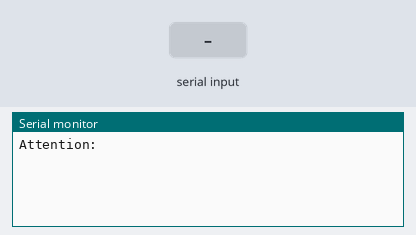
Bench run of a sketch on a simulated Arduino Uno, built with avr-gcc and run on an emulated ATmega328P. On the bench: the last lines printed to the serial monitor. The inputs (shaded band) are chosen by the test bench.

Above: at 1.2 s.
1.3 s: "1" received over Serial
At 1.7 s:
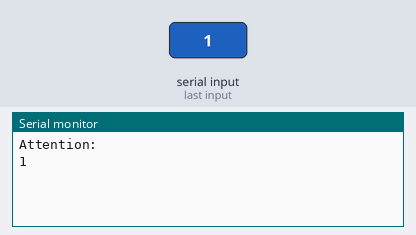
2.8 s: "0" received over Serial
At 4.0 s:
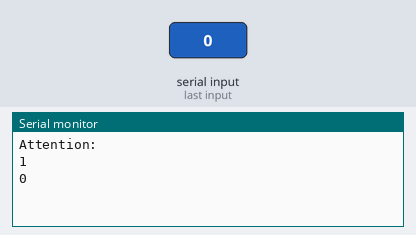
4.3 s: "2" received over Serial
At 5.1 s:
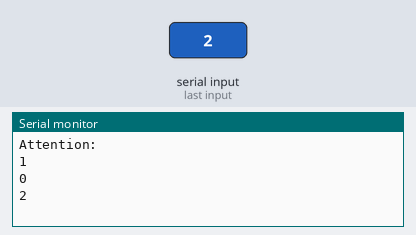

The sketch:

Servo.ino
```cpp
/**
* Created by Dreamtale
* Mail to: dreamtalewind@gmail.com
* At 2015/12/6
*/
#include <Servo.h>
String Bdata = "";


void setup()
{
	Serial.begin(9600);
	Serial.println("Attention:");
}

void loop()
{
	// Input format: first_position, second_position, third_position
	// Intenger
	while (Serial.available())
	{
		Bdata += (char)Serial.read();
		delay(1);
	}

	if (Bdata.length() != 0)
	{
		Serial.println(Bdata);
                Serial.println();
	}

	Bdata = "";			// Clear Bdata
	delay(10);
}
```

Measured:
- after the input at 1.3 s, the serial monitor: prints a new line at once (image 1)
- after the input at 2.8 s, the serial monitor: prints a new line at once (image 2)
- after the input at 4.3 s, the serial monitor: prints a new line at once (image 3)
